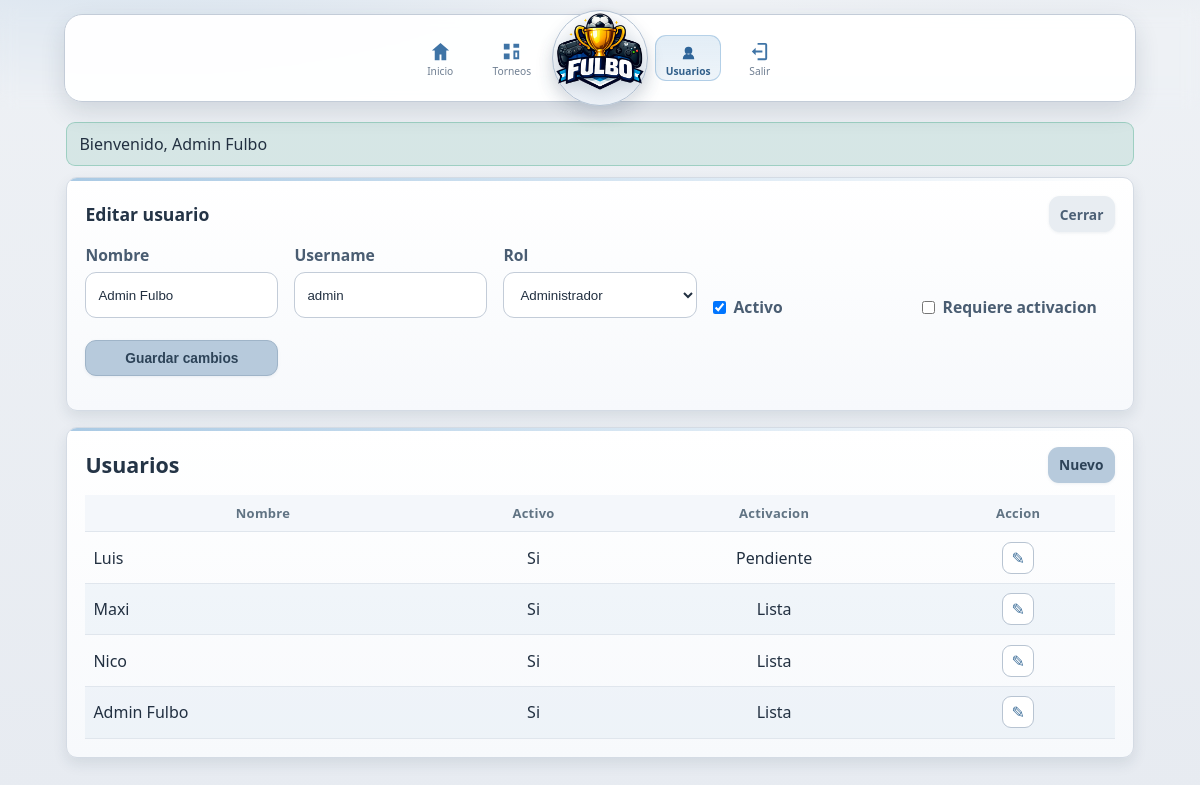
The page /admin/usuarios?edit_id=1 (signed in) on the database its author committed.
### tables this page shows
CREATE TABLE usuarios (
  id INT UNSIGNED AUTO_INCREMENT PRIMARY KEY,
  nombre VARCHAR(100) NOT NULL,
  username VARCHAR(50) NOT NULL UNIQUE,
  rol_id TINYINT UNSIGNED NOT NULL,
  activo TINYINT(1) NOT NULL DEFAULT 1,
  pin_hash VARCHAR(255) NULL,
  requiere_activacion TINYINT(1) NOT NULL DEFAULT 1,
  ultimo_login_at DATETIME NULL,
  fecha_creacion DATETIME NOT NULL DEFAULT CURRENT_TIMESTAMP,
  fecha_actualizacion DATETIME NOT NULL DEFAULT CURRENT_TIMESTAMP ON UPDATE CURRENT_TIMESTAMP,
  CONSTRAINT fk_usuarios_roles FOREIGN KEY (rol_id) REFERENCES roles(id)
);

CREATE TABLE roles (
  id TINYINT UNSIGNED AUTO_INCREMENT PRIMARY KEY,
  name VARCHAR(30) NOT NULL,
  slug VARCHAR(30) NOT NULL UNIQUE
);

### app/core/View.php (called while the page is built, shortened)
<?php
class View
{
    public function render(string $view, array $data = [], string $layout = 'layouts/app'): void
    {
        $viewFile = \root_path('views/' . $view . '.php');
        extract($data, EXTR_SKIP);
        require $viewFile;
    }
}

### app/controllers/AdminUserController.php (called while the page is built, shortened)
<?php
class AdminUserController extends BaseController
{
    private UserRepository $users;
    private RoleRepository $roles;
    public function __construct()
    {
        $this->users = new UserRepository();
        $this->roles = new RoleRepository();
    }
    public function index(Request $request): void
    {
        $editId = $request->input('edit_id') ? (int) $request->input('edit_id') : null;
        $showForm = $request->input('form') === '1';
        $editUser = null;
        if ($editId) {
            $editUser = $this->users->findById($editId);
            $showForm = $editUser !== null;
        }
        $this->view->render('admin/users', [
            'title' => 'Gestion de usuarios',
            'users' => $this->users->all(null),
            'roles' => $this->roles->all(),
            'editUser' => $editUser,
            'showForm' => $showForm,
        ]);
    }
}

### public/index.php (called while the page is built, shortened)
<?php
require_once dirname(__DIR__) . '/app/helpers/common.php';
$router = new Router();
$request = new Request();
$router->dispatch($request);

### app/helpers/common.php (called while the page is built, shortened)
<?php
if (!function_exists('root_path')) {
    function root_path(string $path = ''): string
    {
        $root = dirname(__DIR__, 2);
        return $path !== '' ? $root . DIRECTORY_SEPARATOR . $path : $root;
    }
}
if (!function_exists('base_path_url')) {
    function base_path_url(): string
    {
        $app = config('app');
        $path = '';
        if (!empty($app['base_url'])) {
            $path = parse_url($app['base_url'], PHP_URL_PATH) ?: '';
        }
        $path = trim((string) $path);
        if ($path === '' || $path === '/') {
            return '';
        }
        return '/' . trim($path, '/');
    }
}
if (!function_exists('url')) {
    function url(string $path = '/'): string
    {
        $base = base_path_url();
        return $base . '/' . ltrim($path, '/');
    }
}
if (!function_exists('config')) {
    function config(string $file): array
    {
        static $cache = [];
        if (!isset($cache[$file])) {
            $cache[$file] = require root_path('config/' . $file . '.php');
        }
        return $cache[$file];
    }
}
if (!function_exists('e')) {
    function e(string|null $value): string
    {
        return htmlspecialchars((string) $value, ENT_QUOTES, 'UTF-8');
    }
}

### config/app.php (called while the page is built, shortened)
<?php
return [
    'name' => 'Fulbo',
    'env' => $_ENV['APP_ENV'] ?? 'production',
    'debug' => filter_var($_ENV['APP_DEBUG'] ?? false, FILTER_VALIDATE_BOOL),
    'base_url' => $_ENV['APP_URL'] ?? '',
    'timezone' => $_ENV['APP_TIMEZONE'] ?? 'America/Argentina/Buenos_Aires',
    'session_name' => 'fulbo_session',
    'csrf_key' => 'fulbo_csrf',
    'pwa_cache_version' => 'v1',
];

### config/database.php (called while the page is built, shortened)
<?php
return [
    'host' => $_ENV['DB_HOST'] ?? '127.0.0.1',
    'port' => (int) ($_ENV['DB_PORT'] ?? 3306),
    'name' => $_ENV['DB_NAME'] ?? 'fulbo',
    'user' => $_ENV['DB_USER'] ?? 'root',
    'pass' => $_ENV['DB_PASS'] ?? '',
    'charset' => 'utf8mb4',
];

### app/core/Database.php (called while the page is built, shortened)
<?php
class Database
{
    private static ?PDO $pdo = null;
    public static function connection(array $config): PDO
    {
        if (self::$pdo instanceof PDO) {
            return self::$pdo;
        }
        $dsn = sprintf(
            'mysql:host=%s;port=%d;dbname=%s;charset=%s',
            $config['host'],
            $config['port'],
            $config['name'],
            $config['charset']
        );
        try {
            self::$pdo = new PDO($dsn, $config['user'], $config['pass'], [
                PDO::ATTR_ERRMODE => PDO::ERRMODE_EXCEPTION,
                PDO::ATTR_DEFAULT_FETCH_MODE => PDO::FETCH_ASSOC,
                PDO::ATTR_EMULATE_PREPARES => false,
            ]);
        } catch (PDOException $e) {
            throw new PDOException('No se pudo conectar a la base de datos.');
        }
        return self::$pdo;
    }
}

### app/core/Request.php (called while the page is built, shortened)
<?php
class Request
{
    public function input(string $key, mixed $default = null): mixed
    {
        return $_POST[$key] ?? $_GET[$key] ?? $default;
    }
}

### app/repositories/BaseRepository.php (called while the page is built, shortened)
<?php
abstract class BaseRepository
{
    public function __construct()
    {
        $this->db = Database::connection(config('database'));
    }
}

### app/repositories/UserRepository.php (called while the page is built, shortened)
<?php
class UserRepository extends BaseRepository
{
    public function findById(int $id): ?array
    {
        $stmt = $this->db->prepare(
            'SELECT u.*, r.slug AS role_slug, r.name AS role_name
             FROM usuarios u
             INNER JOIN roles r ON r.id = u.rol_id
             WHERE u.id = :id
             LIMIT 1'
        );
        $stmt->execute(['id' => $id]);
        return $stmt->fetch() ?: null;
    }
    public function all(?int $active = null): array
    {
        $sql = 'SELECT u.id, u.nombre, u.username, u.rol_id, u.activo, u.requiere_activacion, r.slug AS role_slug
                FROM usuarios u
                INNER JOIN roles r ON r.id = u.rol_id';
        $params = [];
        $sql .= ' ORDER BY u.fecha_creacion DESC';
        $stmt = $this->db->prepare($sql);
        $stmt->execute($params);
        return $stmt->fetchAll();
    }
}

### app/repositories/RoleRepository.php (called while the page is built, shortened)
<?php
class RoleRepository extends BaseRepository
{
    public function all(): array
    {
        return $this->db->query('SELECT id, name, slug FROM roles ORDER BY id')->fetchAll();
    }
}

### views/admin/users.php (the view, shortened to what this page needs)
<?php
$isEditing = !empty($editUser);
$formVisible = !empty($showForm) || $isEditing;
?>
<?php if ($formVisible): ?>
<section class="card admin-card">
    <div class="card-head">
        <h2><?= $isEditing ? 'Editar usuario' : 'Nuevo usuario' ?></h2>
        <a href="<?= e(url('/admin/usuarios')) ?>" class="btn btn-outline btn-sm">Cerrar</a>
    </div>
    <form method="post" action="<?= e(url($isEditing ? '/admin/usuarios/editar' : '/admin/usuarios/crear')) ?>" class="grid-form admin-form-grid">
        <label class="admin-label">
            Nombre
            <input name="nombre" required placeholder="Nombre visible" value="<?= e($editUser['nombre'] ?? '') ?>">
        </label>
        <label class="admin-label">
            Username
            <input name="username" required placeholder="username unico" value="<?= e($editUser['username'] ?? '') ?>">
        </label>
        <label class="admin-label">
            Rol
            <select name="rol_id" required>
                <?php foreach ($roles as $role): ?>
                    <option value="<?= (int) $role['id'] ?>" <?= $isEditing && (int) $role['id'] === (int) $editUser['rol_id'] ? 'selected' : '' ?>><?= e($role['name']) ?></option>
                <?php endforeach; ?>
            </select>
        </label>
        <?php if ($isEditing): ?>
            <label class="admin-label inline-check">
                <input type="checkbox" name="activo" <?= (int) $editUser['activo'] === 1 ? 'checked' : '' ?>>
                <span>Activo</span>
            </label>
            <label class="admin-label inline-check">
                <input type="checkbox" name="requiere_activacion" <?= (int) $editUser['requiere_activacion'] === 1 ? 'checked' : '' ?>>
                <span>Requiere activacion</span>
            </label>
        <?php endif; ?>
        <div class="admin-actions-row">
            <button class="btn btn-primary btn-sm btn-block" type="submit"><?= $isEditing ? 'Guardar cambios' : 'Crear usuario' ?></button>
        </div>
    </form>
</section>
<?php endif; ?>
<section class="card admin-card">
    <div class="card-head">
        <h1>Usuarios</h1>
        <a href="<?= e(url('/admin/usuarios?form=1')) ?>" class="btn btn-primary btn-sm">Nuevo</a>
    </div>
    <div class="table-wrap">
        <table class="users-table">
            <thead><tr><th>Nombre</th><th>Activo</th><th>Activacion</th><th>Accion</th></tr></thead>
            <tbody>
            <?php foreach ($users as $u): ?>
                <tr>
                    <td><?= e($u['nombre']) ?></td>
                    <td><?= (int) $u['activo'] === 1 ? 'Si' : 'No' ?></td>
                    <td><?= (int) $u['requiere_activacion'] === 1 ? 'Pendiente' : 'Lista' ?></td>
                    <td>
                        <a class="icon-link" title="Editar" href="<?= e(url('/admin/usuarios?edit_id=' . (int) $u['id'])) ?>">✎</a>
                    </td>
                </tr>
            <?php endforeach; ?>
            </tbody>
        </table>
    </div>
</section>

### public/assets/css/app.css (style rules this page uses)
:root { --bg: #eef1f5; --bg-soft: #e7ebf1; --surface: #ffffff; --surface-soft: #f7f9fc; --line: #d4dbe4; --line-strong: #c3ccd8; --text: #223041; --muted: #6f7f92; --accent: #3f74a6; --accent-soft: #71a6d2; --success: #34a47f; --danger: #cf5468; --radius-sm: 9px; --radius-md: 11px; --radius-lg: 18px; --space-1: .25rem; --space-2: .5rem; --space-3: .75rem; --space-4: 1rem; --space-5: 1.25rem; --shadow-1: 0 6px 14px rgba(34, 54, 78, .1); --shadow-2: 0 10px 24px rgba(34, 54, 78, .14); --table-row-even: rgba(116, 160, 201, .08); --table-row-hover: rgba(116, 160, 201, .14); }
* { box-sizing: border-box; }
html, body { overflow-x: hidden; overscroll-behavior-y: none; }
html.no-scroll, html.no-scroll body { overflow-y: hidden; }
body { margin: 0; min-height: 100vh; color: var(--text); font-family: "Trebuchet MS", "Segoe UI", sans-serif; background: radial-gradient(900px 340px at 12% -12%, rgba(120, 168, 211, .26), transparent 60%), radial-gradient(1000px 360px at 88% -25%, rgba(180, 194, 212, .42), transparent 64%), linear-gradient(180deg, var(--bg), var(--bg-soft)); }
a { color: var(--accent); text-decoration: none; }
h1, h2, h3 { margin: 0; }
section.card + section.card { margin-top: calc(var(--space-4) - var(--space-1)); }
.hero, .card, .auth-card { border: 1px solid var(--line); border-radius: var(--radius-md); background: linear-gradient(180deg, var(--surface), var(--surface-soft)); box-shadow: var(--shadow-1); }
.card h1, .card h2, .card h3 { color: #243446; }
.card h1 { font-size: 1.34rem; font-weight: 700; }
.card h2 { font-size: 1.1rem; font-weight: 700; }
label { color: #4a5d72; font-size: .96rem; font-weight: 600; }
.card { position: relative; overflow: hidden; padding: 1.05rem; }
.card::before { content: ""; position: absolute; top: 0; left: 0; right: 0; height: 3px; border-radius: var(--radius-md) var(--radius-md) 0 0; background: linear-gradient(90deg, rgba(113, 166, 210, .6), rgba(113, 166, 210, 0)); }
.card { margin-bottom: var(--space-4); }
.card-head { display: flex; justify-content: space-between; align-items: center; gap: .6rem; margin-bottom: var(--space-3); }
.grid-form { display: grid; gap: .65rem; grid-template-columns: repeat(auto-fit, minmax(180px, 1fr)); align-items: end; }
input, select, button { width: 100%; border-radius: var(--radius-md); border: 1px solid var(--line-strong); background: #fff; color: var(--text); min-height: 46px; padding: .66rem .75rem; transition: border-color .16s ease, box-shadow .16s ease, background-color .16s ease, transform .12s ease; }
select { line-height: 1.25; }
input::placeholder { color: #97a5b5; }
input, select, button, a { touch-action: manipulation; }
button { cursor: pointer; }
.btn { display: inline-flex; justify-content: center; align-items: center; font-weight: 700; }
.btn-primary { background: #b7cadc; border-color: #9fb4c8; color: #2d4358; box-shadow: 0 1px 3px rgba(91, 122, 152, .1); }
.btn-outline { background: #e8edf2; border-color: #b3c2d2; color: #4c6076; box-shadow: 0 1px 3px rgba(80, 104, 129, .1); }
.btn-sm { width: auto; min-height: 36px; padding: .48rem .7rem; font-size: .86rem; }
.btn-block { width: 100%; }
button, .btn, .nav-icon-link, .icon-link, .install-btn { border-radius: var(--radius-md); }
.table-wrap { width: 100%; overflow-x: auto; }
table { width: 100%; min-width: 0; border-collapse: collapse; }
th, td { padding: .58rem .5rem; border-bottom: 1px solid #e0e6ed; }
td { text-align: left; }
th { text-align: center; color: #607383; font-size: .81rem; letter-spacing: .02em; background: #f4f7fb; font-weight: 700; }
tbody tr:nth-child(even) td { background: var(--table-row-even); }
.admin-card { padding: 1.15rem; }
.admin-form-grid { gap: 1rem; margin-bottom: 1rem; }
.admin-label { display: grid; gap: .38rem; margin-bottom: .35rem; font-size: .98rem; }
.admin-label.inline-check { display: inline-flex; align-items: center; gap: .5rem; }
.admin-label.inline-check input[type="checkbox"] { width: auto; min-height: auto; margin: 0; }
.admin-actions-row { display: flex; align-items: center; gap: .6rem; flex-wrap: wrap; }
.icon-link { display: inline-flex; align-items: center; justify-content: center; width: 32px; height: 32px; border-radius: var(--radius-sm); border: 1px solid #b8c4d2; background: #fff; color: #3d6e99; font-size: 1rem; }
.users-table td:nth-child(1) { text-align: left; }
.users-table td:nth-child(2), .users-table td:nth-child(3), .users-table td:nth-child(4) { text-align: center; }

### rows shown on the page
usuarios: nombre "Admin Fulbo", username "admin", rol_id "Administrador", activo "☑", shows "Si", shows "Lista"
usuarios: nombre "Luis", activo "Si", requiere_activacion "Pendiente"
usuarios: nombre "Maxi", activo "Si", requiere_activacion "Lista"
usuarios: nombre "Nico", activo "Si", requiere_activacion "Lista"

### other values the page prints
$flash['message'] "Bienvenido, Admin Fulbo"
